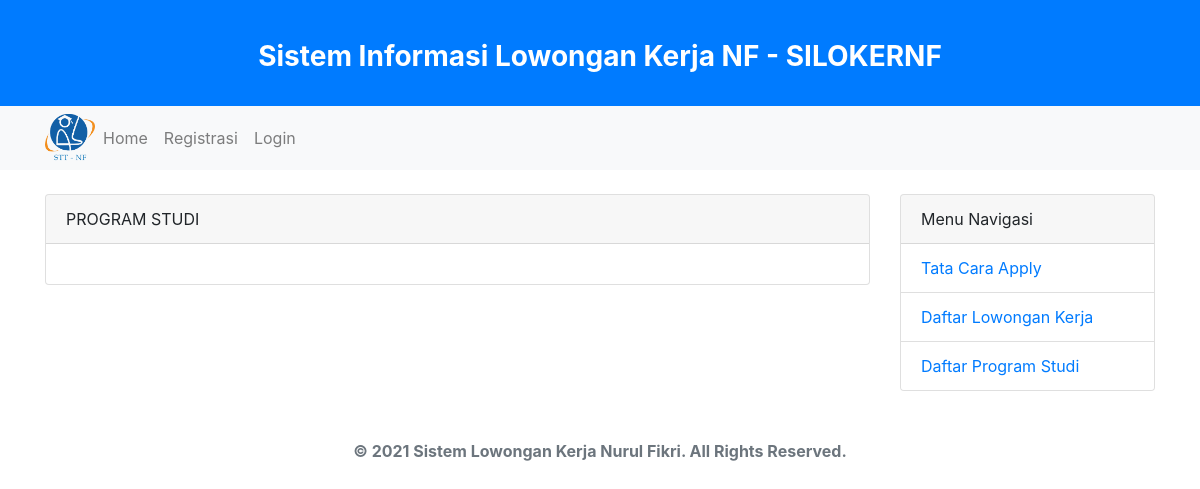
/index.php/page/prodi, run on an earlier commit of the app's database.
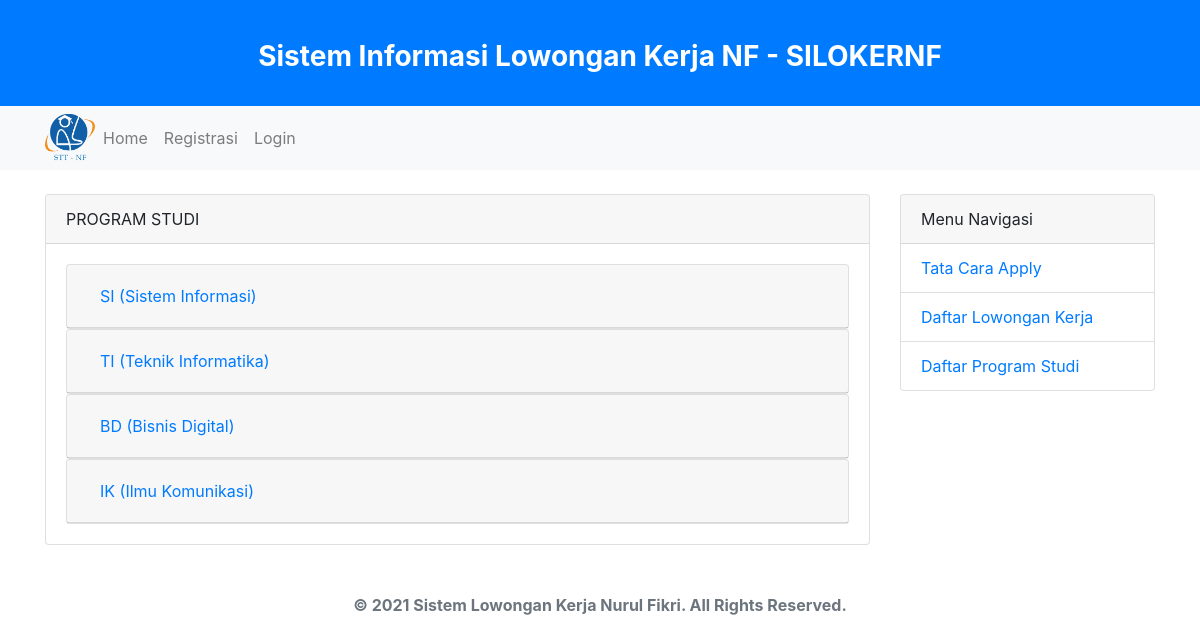
And on a later commit of the database.
### tables this page shows
CREATE TABLE `prodi` (
  `id` int(11) NOT NULL AUTO_INCREMENT,
  `kode` varchar(2) DEFAULT NULL,
  `nama` varchar(45) DEFAULT NULL,
  PRIMARY KEY (`id`)
);

### application/libraries/Template.php (called while the page is built, shortened)
<?php
class Template
{
  var $template_data = array();
  function set($name, $value)
  {
    $this->template_data[$name] = $value;
  }
  function load($template = '', $view = '', $view_data = array(), $return = false)
  {
    $this->CI = &get_instance();
    $this->set('content_view', $this->CI->load->view($view, $view_data, true));
    return $this->CI->load->view($template, $this->template_data, $return);
  }
}

### application/controllers/Page.php (called while the page is built, shortened)
<?php
class Page extends CI_Controller {
	public function prodi()
	{
		$this->db->order_by('id');
		$data['prodi'] = $this->db->get('prodi')->result();
		$this->template->load('template','page/prodi',$data);
	}
}

### index.php (called while the page is built, shortened)
<?php
require_once BASEPATH.'core/CodeIgniter.php';

### application/views/page/prodi.php (the view, shortened to what this page needs)
<div class="row mt-4">
	<div class="col-md-9">
		<div class="card">
			<div class="card-header">PROGRAM STUDI</div>
			<div class="card-body">
				<div id="accordion">
				<?php foreach($prodi as $c): ?>
				  <div class="card">
				    <div class="card-header" id="headingOne">
				      <h5 class="mb-0">
				        <button class="btn btn-link" data-toggle="collapse" data-target="#coll<?= $c->id ?>" aria-expanded="false" aria-controls="collapseOne">
				          <?= $c->kode ?> (<?= $c->nama ?>)
				        </button>
				      </h5>
				    </div>
				  </div>
				<?php endforeach; ?>
				</div>
			</div>
		</div>
	</div>
	<div class="col-md-3">
		<div class="card">
			<div class="card-header">Menu Navigasi</div>
			<ul class="list-group list-group-flush">
				<li class="list-group-item"><a href="<?= base_url('page/cara_apply') ?>">Tata Cara Apply</a></li>
				<li class="list-group-item"><a href="<?= base_url('page/career') ?>">Daftar Lowongan Kerja</a></li>
				<li class="list-group-item"><a href="<?= base_url('page/prodi') ?>">Daftar Program Studi</a></li>
			</ul>
		</div>
	</div>
</div>

### application/views/template.php (shortened to what this page needs)
<!DOCTYPE html>
<html>
<head>
	<link rel="stylesheet" type="text/css" href="<?= base_url() ?>/assets/vendor/bootstrap/css/bootstrap.min.css">
</head>
<body>
<div class="bg-primary py-4">
  <h3 class="text-center mt-3 mb-2 text-white"><strong>Sistem Informasi Lowongan Kerja NF - SILOKERNF</strong></h3>
</div>
<nav class="navbar navbar-expand-lg navbar-light bg-light">
  <div class="container">
    <img src="<?= base_url() ?>/assets/img/logo-STT-NF.png" width="50px">
    <div class="collapse navbar-collapse" id="navbarSupportedContent">
      <ul class="navbar-nav mr-auto">
        <li class="nav-item">
          <a class="nav-link" href="<?= base_url('page') ?>">Home</a>
        </li>
        <?php if(! $this->session->has_userdata('username')): ?>
        <li class="nav-item">
          <a class="nav-link" href="<?= base_url('page/registrasi') ?>">Registrasi</a>
        </li>
        <li class="nav-itme">
          <a class="nav-link" href="<?= base_url('admin/login') ?>">Login</a>
        </li>
        <?php endif; ?>
      </ul>
    </div>
  </div>
</nav>
<div class="container">
<?= $content_view ?>
</div>
<div class="footer text-center text-secondary mt-5 navbar-expand-lg navbar-bottom">
  <strong> &copy; 2021 Sistem Lowongan Kerja Nurul Fikri. All Rights Reserved.</strong>
</div>
</body>
</html>

What changed in the data, as far as the page shows it:
added prodi: kode "SI", nama "Sistem Informasi"
added prodi: kode "TI", nama "Teknik Informatika"
added prodi: kode "BD", nama "Bisnis Digital"
added prodi: kode "IK", nama "Ilmu Komunikasi"
